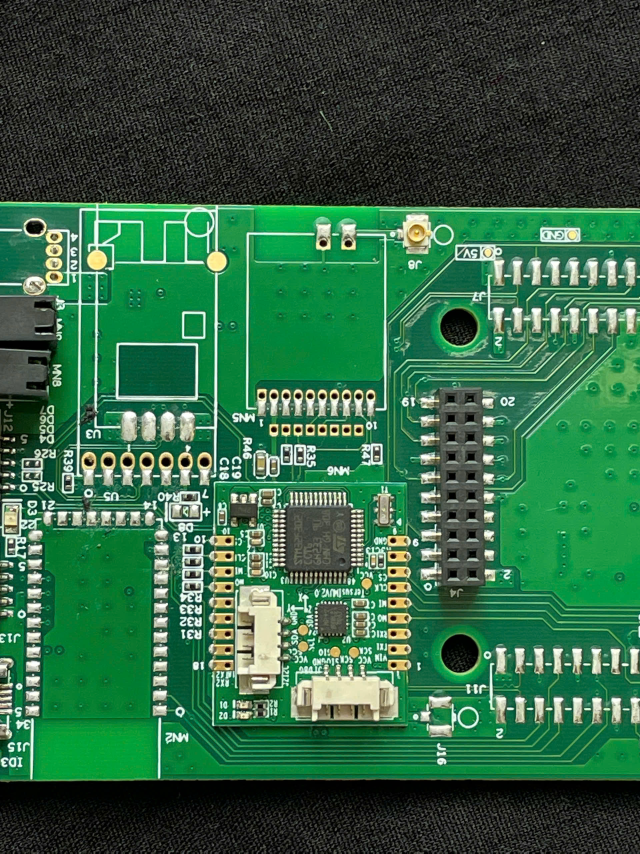
#> input picture tuchup/1.jpg, 1920 x 2560 px (shown at 1/3 size)
$ python test.py
#> lines starting #> are read from the running program, lines starting #| are printed output that depends on the picture; after the words box and inside, x2 and y2 are one past the last pixel; in counts of white or black regions, pixels touching at a corner belong together
import cv2
import numpy as np
import matplotlib.pyplot as plt
import pandas as pd
PIXELS_PER_MM = 32.75
SPEC_MIN_MM = 0.20
SPEC_MAX_MM = 0.40
img = cv2.imread("1.jpg")
#> img is the input picture: shape (2560, 1920, 3); mean B, G, R 68.9, 101.4, 50.7
assert img is not None, "loi anh"
h, w = img.shape[:2]
scale = 900 / max(h, w)
img = cv2.resize(img, (int(w * scale), int(h * scale)))
#> img: shape (900, 675, 3)
orig = img.copy()
output = img.copy()
hsv = cv2.cvtColor(img, cv2.COLOR_BGR2HSV)
#> hsv: shape (900, 675, 3); mean H, S, V 53.5, 126.6, 101.6
lower = np.array([0, 0, 160])
upper = np.array([180, 80, 255])
mask_hsv = cv2.inRange(hsv, lower, upper)
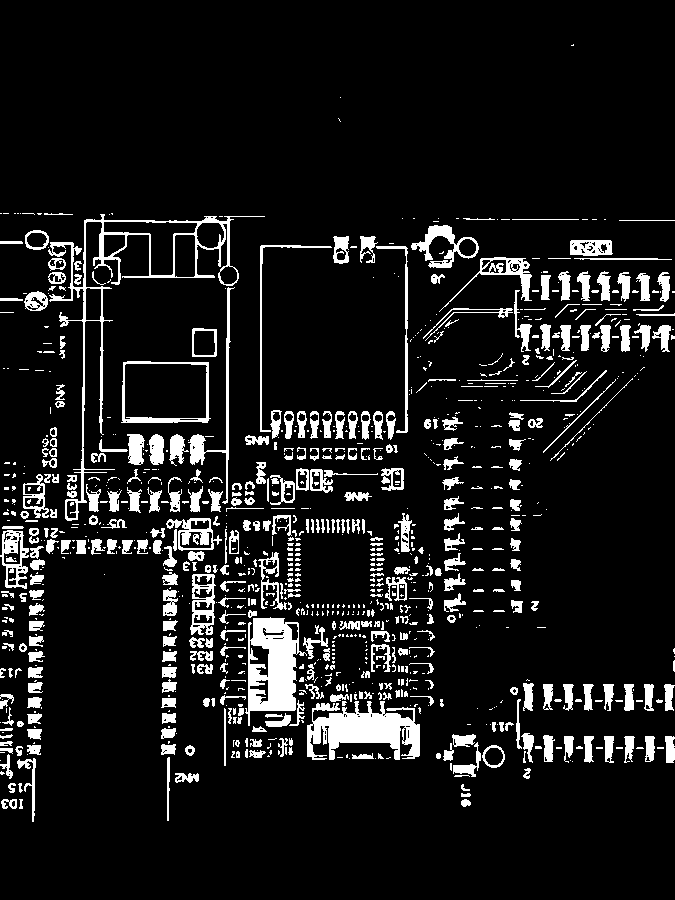
#> mask_hsv: shape (900, 675); 10% white; 1061 white regions (639 under 20 px), largest, box (x1, y1, x2, y2) and area: (48, 214, 265, 521) 3885, (307, 701, 420, 760) 3870, (245, 617, 307, 726) 3755
gray = cv2.cvtColor(img, cv2.COLOR_BGR2GRAY)
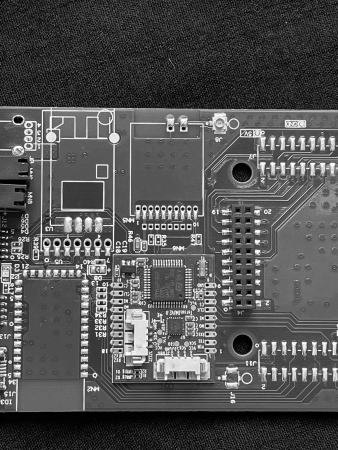
#> gray: shape (900, 675) (shown at 1/2 size); min 0, max 255, mean 82.4
kernel_th = cv2.getStructuringElement(cv2.MORPH_RECT, (15, 15))
tophat = cv2.morphologyEx(gray, cv2.MORPH_TOPHAT, kernel_th)
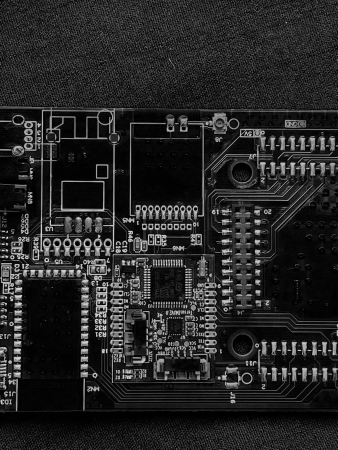
#> tophat: shape (900, 675) (shown at 1/2 size); min 0, max 243, mean 37.6

_, mask_th = cv2.threshold(tophat, 40, 255, cv2.THRESH_BINARY)
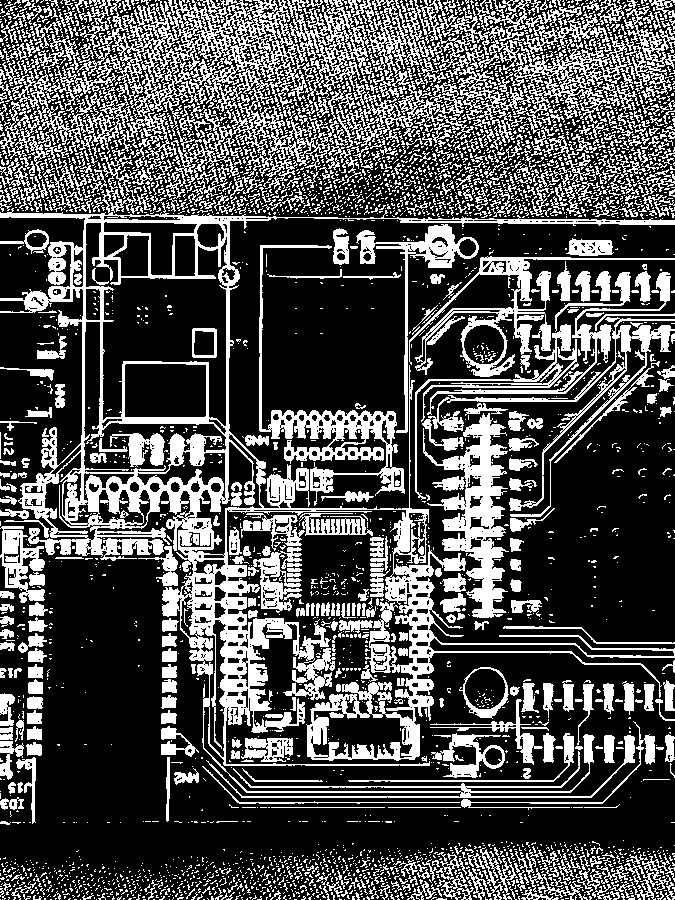
#> mask_th: shape (900, 675); 31.6% white; 3757 white regions (3125 under 20 px), largest, box (x1, y1, x2, y2) and area: (0, 154, 675, 798) 49272, (66, 0, 474, 199) 24860, (418, 0, 675, 143) 10057
mask = cv2.bitwise_and(mask_hsv, mask_th)
#> mask: shape (900, 675); 9.3% white; 1082 white regions (652 under 20 px), largest, box (x1, y1, x2, y2) and area: (48, 214, 265, 521) 3872, (245, 618, 307, 726) 1736, (329, 701, 420, 759) 1070
kernel = cv2.getStructuringElement(cv2.MORPH_ELLIPSE, (3, 3))
mask = cv2.morphologyEx(mask, cv2.MORPH_OPEN, kernel, iterations=2)
#> mask: shape (900, 675); 3.8% white; 283 white regions (73 under 20 px), largest, box (x1, y1, x2, y2) and area: (411, 225, 455, 251) 469, (400, 717, 420, 758) 451, (128, 434, 144, 465) 381
mask = cv2.morphologyEx(mask, cv2.MORPH_CLOSE, kernel, iterations=2)
#> mask: shape (900, 675); 3.8% white; 260 white regions (61 under 20 px)

dist_map = cv2.distanceTransform(mask, cv2.DIST_L2, 5)
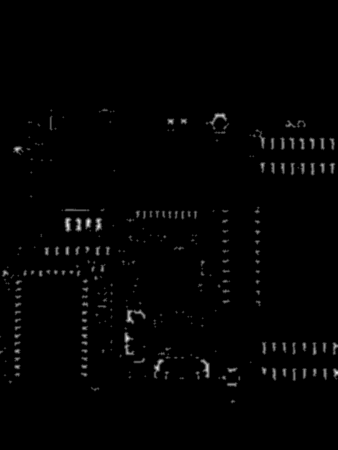
#> dist_map: shape (900, 675) float32 (shown at 1/2 size); min 0, max 7.2, mean 0.0798; drawn with min black and max white
report_list = []
error_crops = []
contours, _ = cv2.findContours(mask, cv2.RETR_EXTERNAL, cv2.CHAIN_APPROX_SIMPLE)
#> contours = 260 contours, 82 with area under 20; largest, box (x1, y1, x2, y2) and area: (250, 611, 292, 649) 569, (248, 663, 270, 711) 510, (411, 225, 455, 260) 458, (400, 717, 420, 758) 414, (307, 717, 329, 758) 383

for i, c in enumerate(contours):
    area = cv2.contourArea(c)
    if area < 20:
        continue
    rect = cv2.minAreaRect(c)
    (cx, cy), (rw, rh), angle = rect
    if rw == 0 or rh == 0:
        continue
    ratio = max(rw, rh) / min(rw, rh)
    perimeter = cv2.arcLength(c, True)
    circularity = 4 * np.pi * area / (perimeter * perimeter + 1e-6)
    if circularity > 0.92 and area > 80:
        continue
    if ratio > 10:
        continue
    x, y, w_b, h_b = cv2.boundingRect(c)
    roi_dist = dist_map[y:y+h_b, x:x+w_b]
    if roi_dist.size == 0:
        continue

    width_px = roi_dist.max() * 2.0
    width_mm = width_px / PIXELS_PER_MM
    status = "OK"
    if width_mm < SPEC_MIN_MM:
        color = (0, 0, 255)
        label = f"{width_mm:.2f} "
        status = "THIEU"
    elif width_mm > SPEC_MAX_MM:
        color = (255, 0, 0)
        label = f"{width_mm:.2f} "
        status = "DU"
    else:
        color = (0, 255, 0)
        label = f"{width_mm:.2f}"
        status = "OK"
    report_list.append({
        "ID": i + 1,
        "Tam X (px)": int(cx),
        "Tam Y (px)": int(cy),
        "Rong (mm)": round(width_mm, 3),
        "Trang thai": status
    })
    if status != "OK":
        pad = 15
        y1, y2 = max(0, y-pad), min(orig.shape[0], y+h_b+pad)
        x1, x2 = max(0, x-pad), min(orig.shape[1], x+w_b+pad)
        error_crops.append((orig[y1:y2, x1:x2].copy(), status, width_mm))

    box = cv2.boxPoints(rect).astype(int)
    cv2.drawContours(output, [box], 0, color, 2)
    cv2.putText(output, label, (int(cx), int(cy)),
                cv2.FONT_HERSHEY_SIMPLEX, 0.4, color, 1)
#> this loop made 260 passes
#> (area, cx, cy, rw, rh, angle, ratio, perimeter) on passes 2, 4, 5, 7, 17, 31, 33, 34: (70.5, 189.4, 777.8, 8.51, 17.18, -85.6, 2.02, 49.84), (27, 20, 763, 5.66, 5.66, -45, 1, 20.97), (30, 363, 756, 4, 10, -90, 2.5, 24.97), (32, 478, 756, 10, 4, -90, 2.5, 23.31), (146, 669.5, 747.5, 23, 9, -90, 2.56, 59.11), (383, 313.9, 735.3, 42.15, 16.82, -67.89, 2.51, 115.4), (24, 394, 715, 5.66, 5.66, -45, 1, 19.31), (20, 364.5, 715, 4.95, 4.95, -45, 1, 17.31)
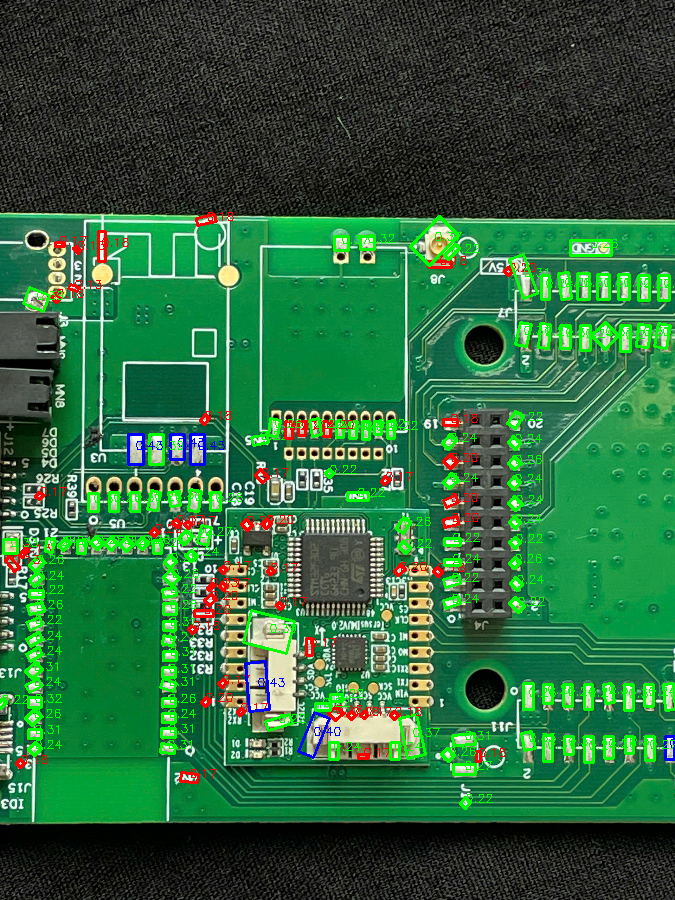
#> output: shape (900, 675, 3); mean B, G, R 62.4, 103.1, 46.5
df = pd.DataFrame(report_list)
df.to_excel("baocaoloi.xlsx", index=False)
plt.figure(figsize=(15, 5))
plt.subplot(1, 3, 1)
plt.title("Original")
plt.imshow(cv2.cvtColor(orig, cv2.COLOR_BGR2RGB))
plt.axis("off")
plt.subplot(1, 3, 2)
plt.title("Binary Mask")
plt.imshow(mask, cmap="gray")
plt.axis("off")
plt.subplot(1, 3, 3)
plt.title(" Result")
plt.imshow(cv2.cvtColor(output, cv2.COLOR_BGR2RGB))
plt.axis("off")
plt.tight_layout()
plt.show()
if error_crops:
    num_err = len(error_crops)
    cols = 5
    rows = (num_err // cols) + (1 if num_err % cols != 0 else 0)
    fig, axes = plt.subplots(rows, cols, figsize=(15, rows * 3))
    axes = axes.flatten()
    for i in range(len(axes)):
        if i < num_err:
            crop, stt, val = error_crops[i]
            axes[i].imshow(cv2.cvtColor(crop, cv2.COLOR_BGR2RGB))
            axes[i].set_title(f"{stt}: {val:.2f}")
        axes[i].axis("off")
#> this loop made 55 passes
    plt.suptitle("DANH SACH MOI HAN LOI", fontsize=16)
    plt.tight_layout()
    plt.show()
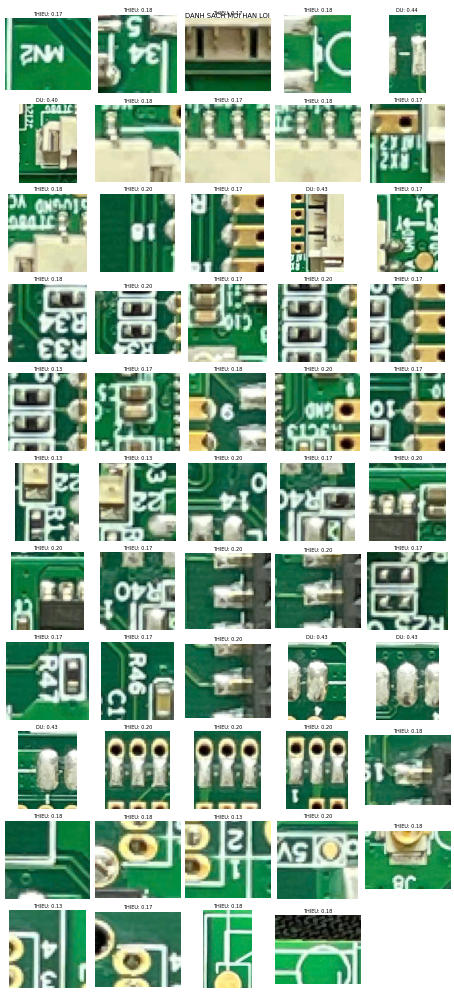
#> figure drawn by matplotlib, 54 panels

$ run again, with tuchup/2.jpg copied over tuchup/1.jpg
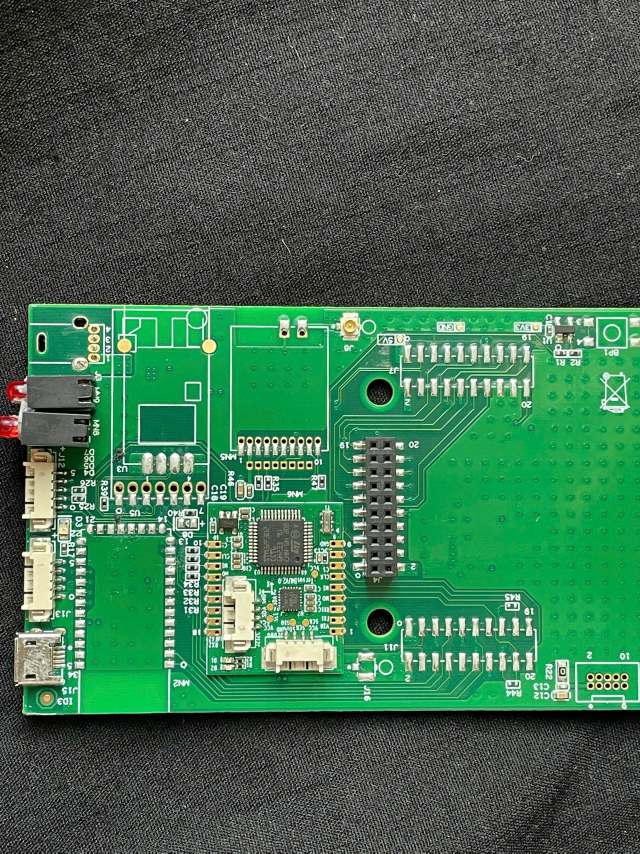
#> input picture tuchup/2.jpg, 1920 x 2560 px (shown at 1/3 size)
#> img is the input picture: shape (2560, 1920, 3); mean B, G, R 81.3, 108.2, 65.8
#> img: shape (900, 675, 3)
#> hsv: shape (900, 675, 3); mean H, S, V 42.9, 87.5, 108.5
#> `mask_hsv = cv2.inRange(hsv, lower, upper)`:
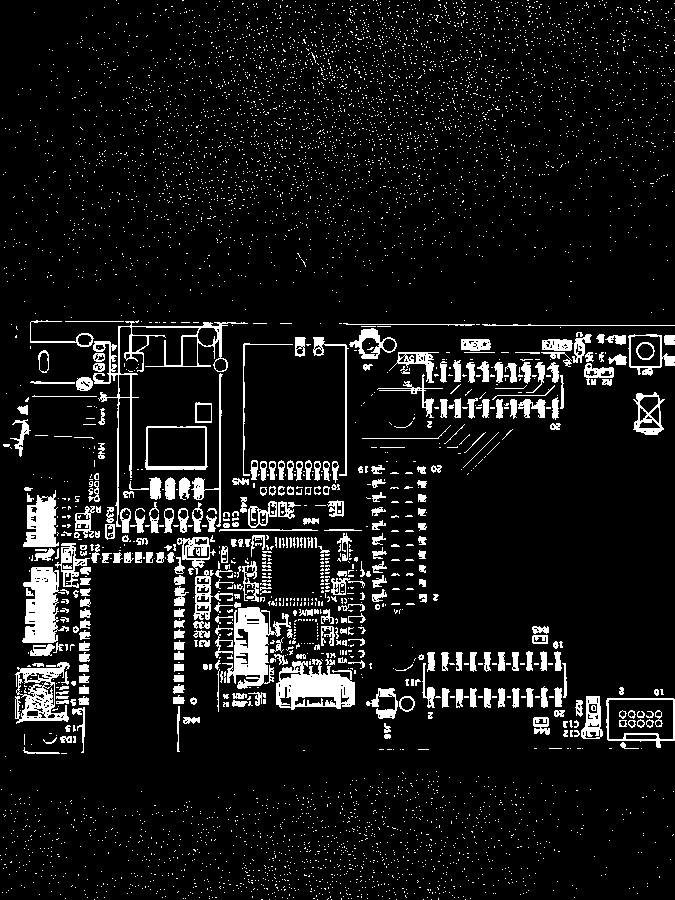
#> mask_hsv: shape (900, 675); 8.7% white; 5673 white regions (5316 under 20 px), largest, box (x1, y1, x2, y2) and area: (222, 607, 291, 689) 2505, (276, 659, 355, 710) 2449, (22, 567, 69, 643) 2163
#> mask_th: shape (900, 675); 49.3% white in thin lines or dots
#> contours = 214 contours, 67 with area under 20; largest, box (x1, y1, x2, y2) and area: (227, 632, 268, 686) 604, (173, 597, 185, 704) 594, (164, 477, 205, 500) 504, (23, 567, 57, 596) 418, (234, 602, 265, 632) 414
#> the loop `for i, c in enumerate(contours):` made 214 passes
#> (area, cx, cy, rw, rh, angle, ratio, perimeter) on passes 2, 4, 5, 6, 8, 12, 14, 16: (29.5, 657.5, 742, 10, 5, -90, 2, 27.21), (24, 541.6, 730.8, 5.43, 15.03, -84.81, 2.77, 42.43), (28.5, 191.7, 719.3, 6.36, 7.07, -45, 1.11, 26.04), (40, 28, 717, 6, 12, -90, 2, 32.63), (59, 60.7, 716.2, 8.51, 15.03, -84.81, 1.77, 42.77), (37.5, 45.75, 706.8, 8.49, 9.19, -45, 1.08, 34.53), (33.5, 240.3, 703.3, 7.07, 6.36, -45, 1.11, 23.56), (42.5, 372.6, 703.1, 12.29, 7.14, -20.56, 1.72, 35.7)
#> the loop `for i in range(len(axes)):` made 80 passes
#> after the loop `for i in range(len(axes)):`:
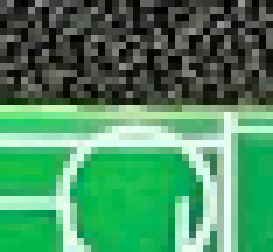
#> crop: shape (36, 39, 3) (shown 7 times larger); mean of channels 0, 1, 2 97.1, 139.4, 74.3; drawn as B, G, R

$ run again, with tuchup/6.jpg copied over tuchup/1.jpg
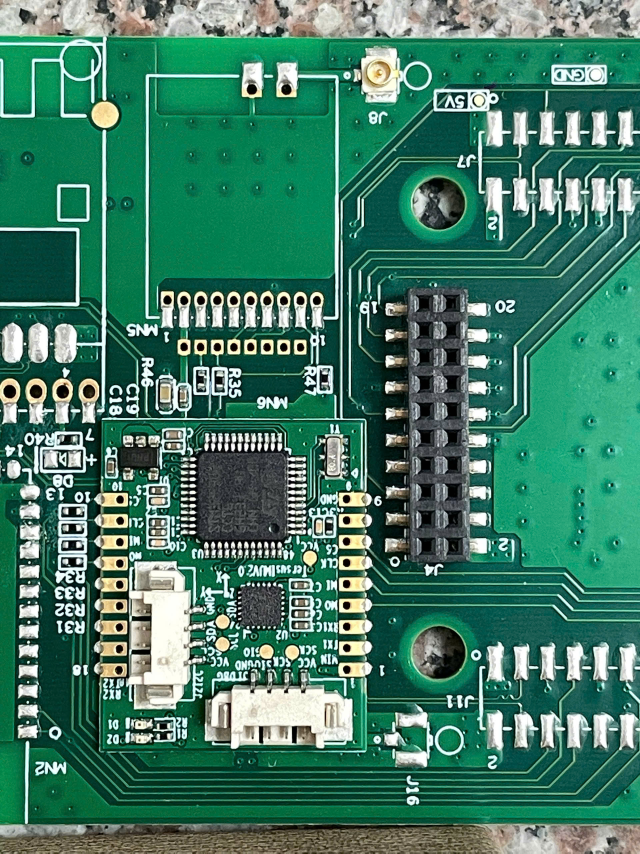
#> input picture tuchup/6.jpg, 1920 x 2560 px (shown at 1/3 size)
#> img is the input picture: shape (2560, 1920, 3); mean B, G, R 102.3, 123.5, 65.5
#> img: shape (900, 675, 3)
#> hsv: shape (900, 675, 3); mean H, S, V 72.3, 156.1, 124.3
#> `mask_hsv = cv2.inRange(hsv, lower, upper)`:
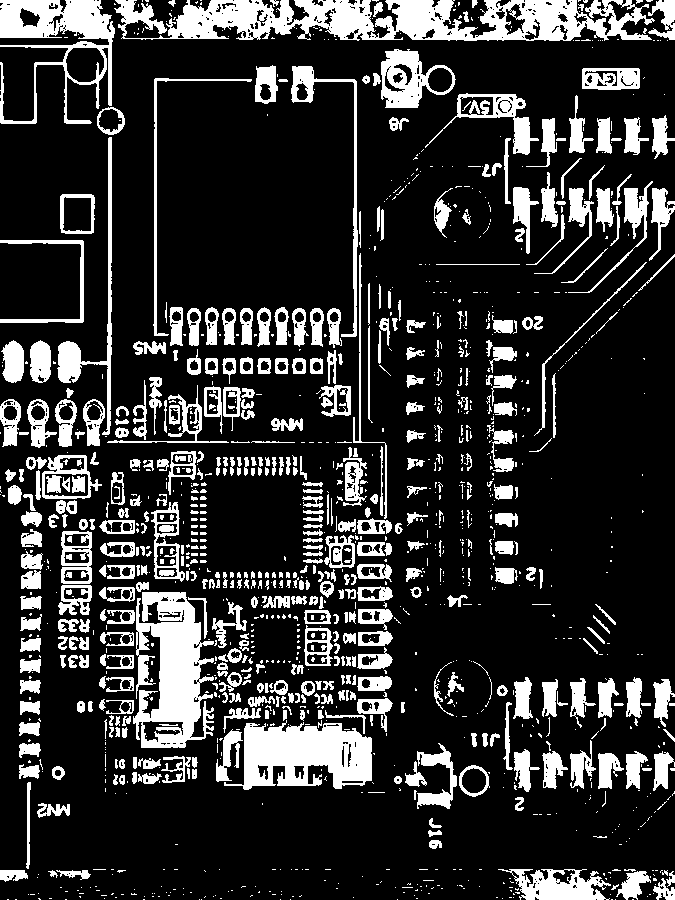
#> mask_hsv: shape (900, 675); 19.7% white; 1376 white regions (870 under 20 px), largest, box (x1, y1, x2, y2) and area: (114, 0, 655, 41) 13546, (133, 592, 214, 748) 7755, (224, 720, 372, 790) 6640
#> mask_th: shape (900, 675); 33.1% white; 2057 white regions (1822 under 20 px), largest, box (x1, y1, x2, y2) and area: (0, 48, 675, 790) 56618, (0, 387, 675, 851) 29458, (406, 187, 675, 593) 21723
#> contours = 468 contours, 196 with area under 20; largest, box (x1, y1, x2, y2) and area: (373, 49, 429, 108) 1838, (178, 0, 294, 39) 1768, (136, 582, 195, 650) 1338, (328, 730, 372, 789) 1141, (563, 7, 643, 41) 1000
#> the loop `for i, c in enumerate(contours):` made 468 passes
#> (area, cx, cy, rw, rh, angle, ratio, perimeter) on passes 2, 3, 7, 9, 14, 16, 20, 21: (27.5, 657.3, 890.3, 4.24, 7.78, -45, 1.83, 22.38), (20, 594, 880.5, 3.54, 6.36, -45, 1.8, 18.97), (101, 576.5, 879, 13.44, 12.02, -45, 1.12, 49.25), (28, 538, 874, 5.66, 5.66, -45, 1, 20.97), (38, 551, 874.5, 9.19, 6.36, -45, 1.44, 28.63), (25, 434, 842.5, 5, 10, -90, 2, 27.46), (36, 57.5, 811.5, 7.07, 5.66, -45, 1.25, 23.8), (27, 48.74, 809.9, 10.03, 4.64, -68.2, 2.16, 26.63)
#> after the loop `for i in range(len(axes)):`:
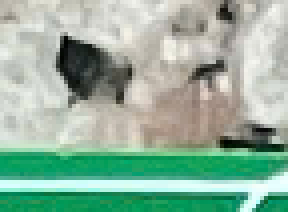
#> crop: shape (53, 72, 3) (shown 4 times larger); mean of channels 0, 1, 2 157.1, 177, 145.9; drawn as B, G, R
